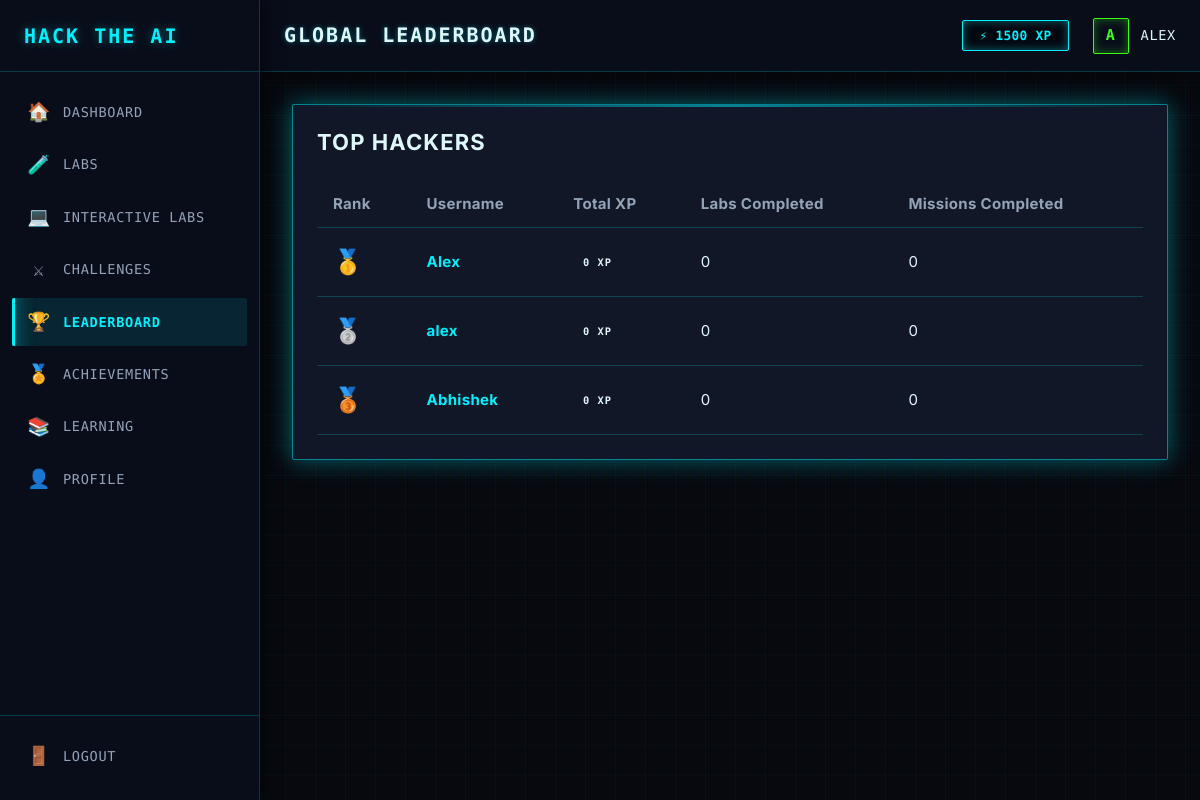
Page /leaderboard (signed in) on the committed database.
### models.py (models this page shows)
class User(db.Model):
    __tablename__ = 'users'
    id = db.Column(db.Integer, primary_key=True)
    username = db.Column(db.String(80), unique=True, nullable=False)
    email = db.Column(db.String(120), unique=True, nullable=True)
    password = db.Column(db.String(128), nullable=False)
    role = db.Column(db.String(20), default='student')
    lab_progress = db.relationship('LabProgress', backref='user', lazy=True)
    mission_progress = db.relationship('MissionProgress', backref='user', lazy=True)
    evidence_progress = db.relationship('EvidenceProgress', backref='user', lazy=True)
    manual_lab_progress = db.relationship('ManualLabProgress', backref='user', lazy=True)
    challenge_progress = db.relationship('ChallengeProgress', backref='user', lazy=True)
    audit_logs = db.relationship('AuditLog', backref='user', lazy=True)

### routes/leaderboard.py (the view)
@leaderboard_bp.route('/leaderboard')
def index():
    if 'user_id' not in session:
        return redirect(url_for('auth.login'))
    leaders = get_leaderboard()
    return render_template('leaderboard.html', title="Leaderboard", leaders=leaders)

### templates/leaderboard.html (shortened to what this page needs)
{% extends "base.html" %}
{% block page_title %}Global Leaderboard{% endblock %}
{% block content %}
<div class="page-container">
    <div class="card elevated">
        <h3 style="margin-bottom: var(--space-6);">Top Hackers</h3>
        {% if leaders %}
            <div style="overflow-x: auto;">
                <table style="width: 100%; border-collapse: collapse; text-align: left;">
                    <thead>
                        <tr style="border-bottom: 1px solid var(--border);">
                            <th style="padding: var(--space-3) var(--space-4); color: var(--text-secondary);">Rank</th>
                            <th style="padding: var(--space-3) var(--space-4); color: var(--text-secondary);">Username</th>
                            <th style="padding: var(--space-3) var(--space-4); color: var(--text-secondary);">Total XP</th>
                            <th style="padding: var(--space-3) var(--space-4); color: var(--text-secondary);">Labs Completed</th>
                            <th style="padding: var(--space-3) var(--space-4); color: var(--text-secondary);">Missions Completed</th>
                        </tr>
                    </thead>
                    <tbody>
                        {% for user in leaders %}
                            <tr style="border-bottom: 1px solid var(--border); transition: background-color 0.2s;" onmouseover="this.style.backgroundColor='var(--bg-elevated)'" onmouseout="this.style.backgroundColor='transparent'">
                                <td style="padding: var(--space-4);">
                                    {% if loop.index == 1 %}
                                        <span style="font-size: 1.5rem;" title="1st Place">🥇</span>
                                    {% elif loop.index == 2 %}
                                        <span style="font-size: 1.5rem;" title="2nd Place">🥈</span>
                                    {% elif loop.index == 3 %}
                                        <span style="font-size: 1.5rem;" title="3rd Place">🥉</span>
                                    {% else %}
                                        <span class="text-secondary" style="font-weight: bold; margin-left: var(--space-2);">{{ loop.index }}</span>
                                    {% endif %}
                                </td>
                                <td style="padding: var(--space-4); font-weight: bold; {% if loop.index <= 3 %}color: var(--accent);{% endif %}">{{ user.username }}</td>
                                <td style="padding: var(--space-4);"><span class="badge badge-primary">{{ user.total_xp }} XP</span></td>
                                <td style="padding: var(--space-4);">{{ user.labs_completed }}</td>
                                <td style="padding: var(--space-4);">{{ user.missions_completed }}</td>
                            </tr>
                        {% endfor %}
                    </tbody>
                </table>
            </div>
        {% else %}
            <p class="text-muted" style="text-align: center; padding: var(--space-8);">No data available yet. Start hacking to see your name here!</p>
        {% endif %}
    </div>
</div>
{% endblock %}

### static/css/core/variables.css (style rules this page uses)
:root { --bg-primary: #05080f; --bg-secondary: #0a0f1d; --bg-card: rgba(13, 17, 28, 0.7); --bg-elevated: rgba(20, 27, 45, 0.85); --bg-inverse: #e0f7fa; --bg: var(--bg-secondary); --surface: var(--bg-card); --surface-1: var(--bg-card); --surface-2: var(--bg-elevated); --surface-hover: rgba(30, 41, 59, 0.9); --gradient-primary: linear-gradient(135deg, var(--accent), var(--secondary)); --border-light: rgba(0, 240, 255, 0.1); --border: rgba(0, 240, 255, 0.2); --border-hover: rgba(0, 240, 255, 0.5); --text-primary: #e0f7fa; --text-secondary: #94a3b8; --text-muted: #475569; --text-inverse: #05080f; --accent: #00f0ff; --accent-hover: #00c3d9; --accent-rgb: 0, 240, 255; --accent-glow: rgba(0, 240, 255, 0.4); --secondary: #39ff14; --secondary-rgb: 57, 255, 20; --secondary-glow: rgba(57, 255, 20, 0.4); --success: #39ff14; --success-rgb: 57, 255, 20; --warning: #ffb800; --warning-rgb: 255, 184, 0; --danger: #ff003c; --danger-rgb: 255, 0, 60; --info: #00f0ff; --info-rgb: 0, 240, 255; --shadow-xs: 0 0 5px rgba(0, 240, 255, 0.1); --shadow-sm: 0 0 10px rgba(0, 240, 255, 0.2); --shadow-md: 0 0 15px rgba(0, 240, 255, 0.3); --shadow-lg: 0 0 25px rgba(0, 240, 255, 0.4); --shadow-xl: 0 0 40px rgba(0, 240, 255, 0.5); --blur-sm: blur(4px); --blur-md: blur(12px); --blur-lg: blur(24px); --font-sans: 'Inter', system-ui, -apple-system, sans-serif; --font-mono: 'Fira Code', 'JetBrains Mono', monospace; --sidebar-width: 260px; --sidebar-collapsed-width: 70px; --header-height: 72px; --space-1: 0.25rem; --space-2: 0.5rem; --space-3: 0.75rem; --space-4: 1rem; --space-5: 1.25rem; --space-6: 1.5rem; --space-8: 2rem; --space-12: 3rem; --radius-sm: 2px; --radius-md: 4px; --radius-lg: 8px; --radius-full: 9999px; --transition-fast: 150ms ease-out; --transition-normal: 250ms cubic-bezier(0.4, 0, 0.2, 1); }
:root { --ws-bg: #03050a; --ws-bg-elevated: #05080f; --ws-bg-panel: rgba(10, 15, 29, 0.8); --ws-border: rgba(0, 240, 255, 0.15); --ws-text: #e0f7fa; --ws-text-secondary: #64748b; --ws-accent: #00f0ff; --ws-success: #39ff14; --ws-danger: #ff003c; --ws-warning: #ffb800; }

### static/css/core/typography.css (style rules this page uses)
body { font-size: 15px; letter-spacing: 0.02em; }
h1, h2, h3, h4, h5, h6 { font-weight: 700; line-height: 1.25; letter-spacing: 0.05em; color: var(--text-primary); margin-bottom: var(--space-4); text-transform: uppercase; }
h3 { font-size: 1.375rem; }

### static/css/components/components.css (style rules this page uses)
.card { background-color: var(--bg-card); backdrop-filter: var(--blur-md); -webkit-backdrop-filter: var(--blur-md); border: 1px solid var(--border); border-radius: var(--radius-sm); padding: var(--space-6); box-shadow: 0 4px 6px rgba(0,0,0,0.3); transition: all var(--transition-normal); position: relative; overflow: hidden; }
.card::before { content: ''; position: absolute; top: 0; left: 0; width: 100%; height: 2px; background: linear-gradient(90deg, transparent, var(--accent), transparent); opacity: 0.5; }
.card.elevated { background-color: var(--bg-elevated); box-shadow: var(--shadow-lg); border: 1px solid var(--border-hover); }
.badge { display: inline-flex; align-items: center; padding: 0.2rem 0.6rem; border-radius: var(--radius-sm); font-size: 0.65rem; font-family: var(--font-mono); font-weight: 600; text-transform: uppercase; letter-spacing: 0.1em; clip-path: polygon(4px 0, 100% 0, 100% calc(100% - 4px), calc(100% - 4px) 100%, 0 100%, 0 4px); }

### static/css/layout/layout.css (style rules this page uses)
.page-container { padding: var(--space-8); max-width: 1400px; margin: 0 auto; width: 100%; }

### rows in the picture
User: username "Alex", total_xp "0", labs_completed "0", missions_completed "0"
User: username "alex", total_xp "0", labs_completed "0", missions_completed "0"
User: username "Abhishek", total_xp "0", labs_completed "0", missions_completed "0"

### other values in the picture
{{ session.get('username')[0]|upper if session.get('username') else 'U' }} "A"
{{ session.get('username') }} "ALEX"
